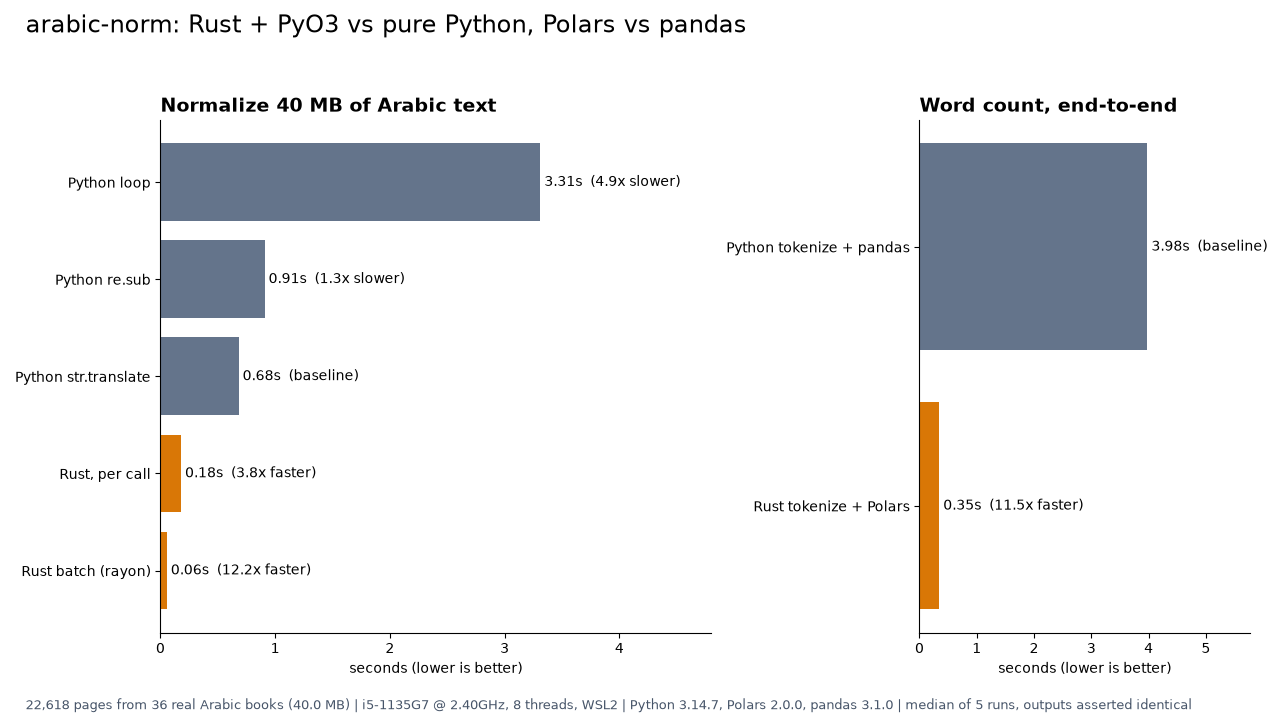

Recreate this plot in Python.
"""Render bench/results.json as a 1280x720 PNG (bench/chart.png)."""

from __future__ import annotations

import json
from pathlib import Path

import matplotlib

matplotlib.use("Agg")
import matplotlib.pyplot as plt

HERE = Path(__file__).parent

GROUPS = [
    (
        "Normalize 40 MB of Arabic text",
        [
            ("Python loop", "py_loop"),
            ("Python re.sub", "py_regex"),
            ("Python str.translate", "py_translate"),
            ("Rust, per call", "rs_single"),
            ("Rust batch (rayon)", "rs_batch"),
        ],
        "py_translate",
    ),
    (
        "Word count, end-to-end",
        [
            ("Python tokenize + pandas", "e2e_python_pandas"),
            ("Rust tokenize + Polars", "e2e_rust_polars"),
        ],
        "e2e_python_pandas",
    ),
]


def main() -> None:
    data = json.loads((HERE / "results.json").read_text(encoding="utf-8"))
    sec, meta = data["seconds"], data["meta"]

    fig, axes = plt.subplots(
        1, 2, figsize=(12.8, 7.2), dpi=100, gridspec_kw={"width_ratios": [5, 3]}
    )
    for ax, (title, items, base) in zip(axes, GROUPS, strict=True):
        labels = [label for label, _ in items]
        values = [sec[key] for _, key in items]
        fast = ("rs_", "e2e_rust")
        colors = ["#d97706" if key.startswith(fast) else "#64748b" for _, key in items]
        bars = ax.barh(labels, values, color=colors)
        ax.invert_yaxis()
        ax.set_title(title, fontsize=14, fontweight="bold", loc="left")
        ax.set_xlabel("seconds (lower is better)")
        ax.spines[["top", "right"]].set_visible(False)
        for bar, (_, key) in zip(bars, items, strict=True):
            speed = sec[base] / sec[key]
            if key == base:
                rel = "baseline"
            elif speed >= 1:
                rel = f"{speed:.1f}x faster"
            else:
                rel = f"{1 / speed:.1f}x slower"
            note = f" {sec[key]:.2f}s  ({rel})"
            ax.text(bar.get_width(), bar.get_y() + bar.get_height() / 2, note, va="center")
        ax.set_xlim(0, max(values) * 1.45)

    fig.suptitle(
        "arabic-norm: Rust + PyO3 vs pure Python, Polars vs pandas", fontsize=17, x=0.02, ha="left"
    )
    fig.text(
        0.02,
        0.015,
        f"{meta['pages']:,} pages from {meta['books']} real Arabic books ({meta['mb']} MB) | "
        f"{meta['cpu'].replace('11th Gen Intel(R) Core(TM) ', '')}, {meta['threads']} threads, "
        f"WSL2 | Python {meta['python']}, Polars {meta['polars']}, pandas {meta['pandas']} | "
        f"median of {meta['repeat']} runs, outputs asserted identical",
        fontsize=9,
        color="#475569",
    )
    fig.tight_layout(rect=(0, 0.04, 1, 0.94))
    out = HERE / "chart.png"
    fig.savefig(out, dpi=100)
    print(out)


if __name__ == "__main__":
    main()
